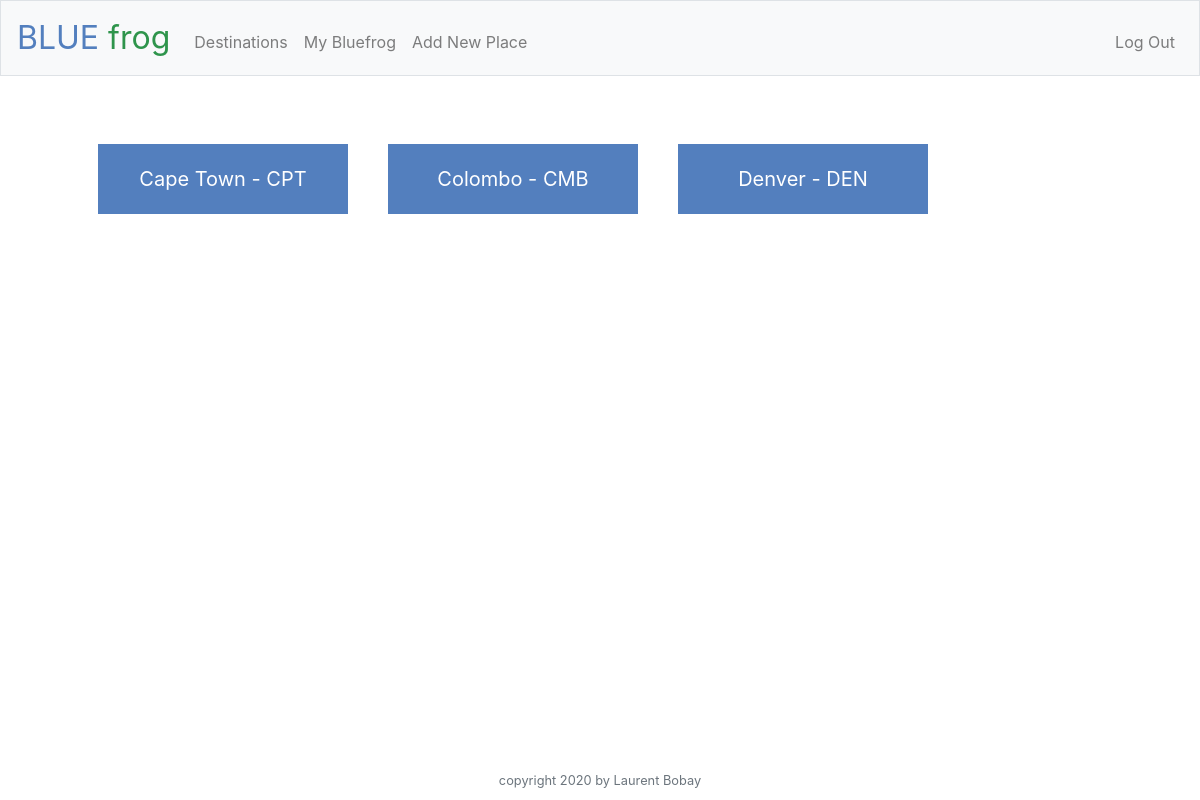
Before: /destinations (signed in) with the older database file.
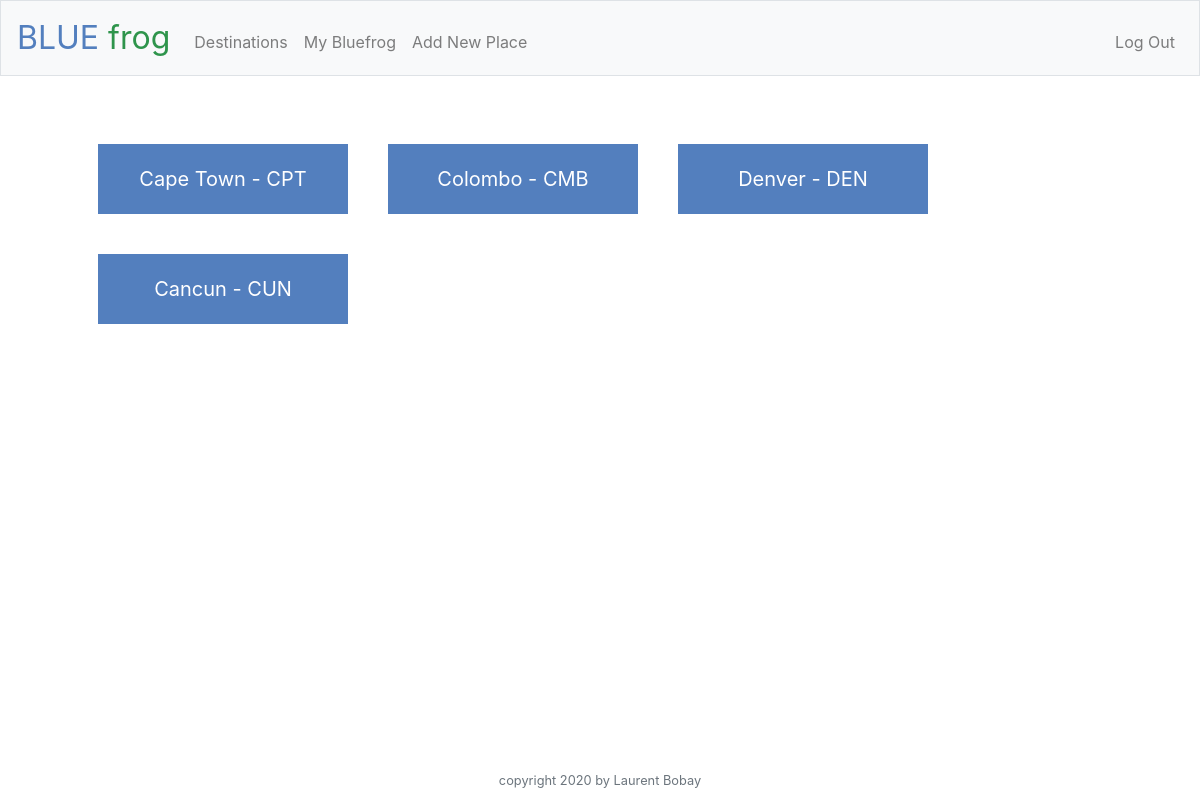
After: the same page with the newer database file.
### tables this page shows
CREATE TABLE "destinations" (
	"id"	INTEGER NOT NULL,
	"destination"	TEXT,
	"iata"	TEXT NOT NULL,
	PRIMARY KEY("id" AUTOINCREMENT)
);

### app.py (the view)
@app.route("/destinations")
@login_required
def destinations():
    destinations = db.execute("SELECT * FROM destinations")
    print(destinations)
    dest_list = dict()
    for destination in destinations:
        dest_list.update({destination["destination"]:destination["iata"]})
    print(dest_list)
    return render_template("destinations.html", dest_list = dest_list)

### app.py (called while the page is built)
@app.after_request
def after_request(response):
    response.headers["Cache-Control"] = "no-cache, no-store, must-revalidate"
    response.headers["Expires"] = 0
    response.headers["Pragma"] = "no-cache"
    return response

### helpers.py (called while the page is built)
def login_required(f):
    @wraps(f)
    def decorated_function(*args, **kwargs):
        if session.get("user_id") is None:
            return redirect("/login")
        return f(*args, **kwargs)
    return decorated_function

### templates/destinations.html (shortened to what this page needs)
{% extends "layout.html" %}
{% block main %}
      <div class="destinations">
            {% for destination, iata in dest_list.items() %}
            <div>{{ destination }} - {{ iata }}</div>
            {% endfor %}
      </div>
{% endblock %}

### templates/layout.html (shortened to what this page needs)
<!DOCTYPE html>
<html lang="en">
    <head>
        <link href="https://maxcdn.bootstrapcdn.com/bootstrap/4.1.3/css/bootstrap.min.css" rel="stylesheet">
        <link href="/static/styles.css" rel="stylesheet">
    </head>
    <body>
        <nav class="navbar navbar-expand-md navbar-light bg-light border">
            <a class="navbar-brand" href="/"><span class="blue">BLUE</span><span class="green"> frog</span></a>
            <div class="collapse navbar-collapse" id="navbar">
                {% if session.user_id %}
                    <ul class="navbar-nav mr-auto mt-2">
                        <li class="nav-item"><a class="nav-link" href="/destinations">Destinations</a></li>
                        <li class="nav-item"><a class="nav-link" href="/private">My Bluefrog</a></li>
                        <li class="nav-item"><a class="nav-link" href="/add">Add New Place</a></li>
                    </ul>
                    <ul class="navbar-nav ml-auto mt-2">
                        <li class="nav-item"><a class="nav-link" href="/logout">Log Out</a></li>
                    </ul>
                {% else %}
                    <ul class="navbar-nav ml-auto mt-2">
                        <li class="nav-item"><a class="nav-link" href="/register">Register</a></li>
                        <li class="nav-item"><a class="nav-link" href="/login">Log In</a></li>
                    </ul>
                {% endif %}
            </div>
        </nav>
        <main class="container p-5">
            {% block main %}{% endblock %}
        </main>
        <footer class="small text-center text-muted" style="position: absolute; bottom: 10px; width: 100%; text-align: center">
            copyright 2020 by Laurent Bobay
        </footer>
    </body>
</html>

### static/styles.css (style rules this page uses)
nav .navbar-brand { font-size: xx-large; }
nav .navbar-brand .blue { color: #537fbe; }
nav .navbar-brand .green { color: #2e944b; }
main { overflow-x: auto; text-align: center; }
.destinations { display: flex; flex-wrap: wrap; }
.destinations > div { background-color: #537fbe; font-size: 20px; margin: 20px; padding: 20px; width: 250px; color: white; }

Changed rows visible on the page:
added destinations: destination "Cancun", iata "CUN"
